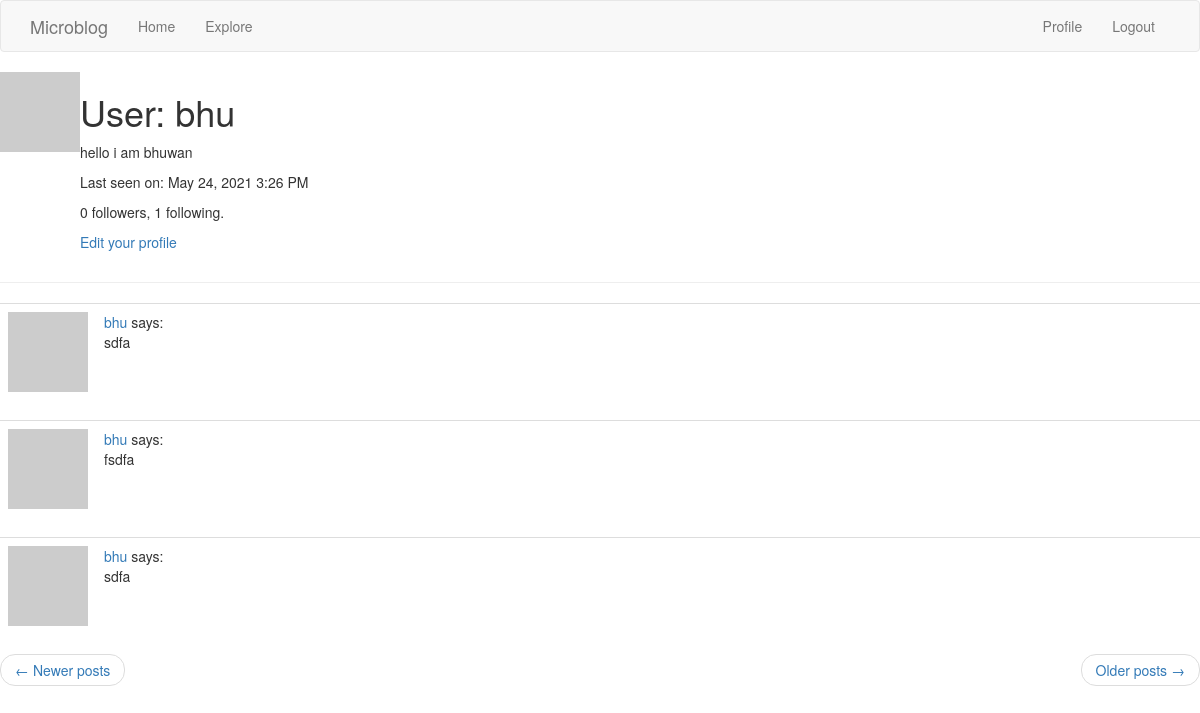
The app's page /user/bhu?page=2 (signed in) with its own data.
### app/models.py (models this page shows, shortened)
class User(UserMixin,db.Model):
    id = db.Column(db.Integer, primary_key=True)
    username = db.Column(db.String(64), index=True, unique=True)
    email = db.Column(db.String(120), index=True, unique=True)
    password_hash = db.Column(db.String(256))
    posts = db.relationship('Post', backref='author', lazy='dynamic')
    about_me=db.Column(db.String(140))
    last_seen=db.Column(db.DateTime,default=datetime.utcnow)
    followed=db.relationship('User',secondary=followers,
                             primaryjoin=(followers.c.follower_id==id),
                             secondaryjoin=(followers.c.followed_id==id),
                             backref=db.backref('followers',lazy="dynamic"),lazy="dynamic")
    def avatar(self,size):
        digest=md5(self.email.lower().encode('utf-8')).hexdigest()
        return 'https://www.gravatar.com/avatar/{}?d=identicon&s={}'.format(
            digest, size)

class Post(db.Model):
    id = db.Column(db.Integer, primary_key=True)
    body = db.Column(db.String(140))
    timestamp = db.Column(db.DateTime, index=True, default=datetime.utcnow)
    user_id = db.Column(db.Integer, db.ForeignKey('user.id'))

### app/routes.py (the view)
@app.route('/user/<username>')
@login_required
def user(username):
    user=User.query.filter_by(username=username).first_or_404()
    page=request.args.get("page",1,type=int)
    posts=user.posts.order_by(Post.timestamp.desc()).paginate(page,app.config["POSTS_PER_PAGE"],False)
    next_url=url_for("user",username=user.username,page=posts.next_num) if posts.has_next else None
    prev_url=url_for("user",username=user.username,page=posts.prev_num) if posts.has_prev else None
    form=EmptyForm()
    return render_template("user.html",user=user,posts=posts.items,form=form,next_url=next_url,prev_url=prev_url)

### app/models.py (called while the page is built)
@login.user_loader
def load_user(id):
    return User.query.get(int(id))

### app/routes.py (called while the page is built)
@app.before_request
def before_reques():
    if current_user.is_authenticated:
        current_user.last_seen=datetime.utcnow()
        db.session.commit()

### app/templates/user.html (shortened to what this page needs)
{% extends "base.html" %}
{% block content %}
<table>
<tr valign="top">
<td><img src="{{user.avatar(128)}}"></td>
<td>
<h1>User: {{ user.username }}</h1>
        {% if user.about_me %}<p>{{ user.about_me }}</p>{% endif %}
        {% if user.last_seen %}<p>Last seen on: {{ moment(user.last_seen ).format("LLL")}}</p>{% endif %}
        <p>{{ user.followers.count() }} followers, {{ user.followed.count() }} following.</p>
        {% if user == current_user %}
        <p><a href="{{ url_for('edit_profile') }}">Edit your profile</a></p>
        {% endif %}
</td>
</tr>
</table>
<hr>
{% for post in posts %}
        {% include '_post.html' %}
    {% endfor %}
  <nav aria-label="...">
        <ul class="pager">
            <li class="previous{% if not prev_url %} disabled{% endif %}">
                <a href="{{ prev_url or '#' }}">
                    <span aria-hidden="true">&larr;</span> Newer posts
                </a>
            </li>
            <li class="next{% if not next_url %} disabled{% endif %}">
                <a href="{{ next_url or '#' }}">
                    Older posts <span aria-hidden="true">&rarr;</span>
                </a>
            </li>
        </ul>
    </nav>
{% endblock %}

### app/templates/_post.html
<table class="table table-hover">
        <tr>
            <td width="70px">
                <a href="{{ url_for('user', username=post.author.username) }}">
                    <img src="{{ post.author.avatar(70) }}" />
                </a>
            </td>
            <td>
                <a href="{{ url_for('user', username=post.author.username) }}">
                    {{ post.author.username }}
                </a>
                says:
                <br>
                {{ post.body }}
            </td>
        </tr>
    </table>

### records on screen
User: username "bhu", about_me "hello i am bhuwan", last_seen "May 24, 2021 3:26 PM"
Post: author.username "bhu", body "sdfa"
Post: author.username "bhu", body "fsdfa"
Post: author.username "bhu", body "sdfa"

### other values on screen
{{ user.followers.count() }} "0"
{{ user.followed.count() }} "1"
